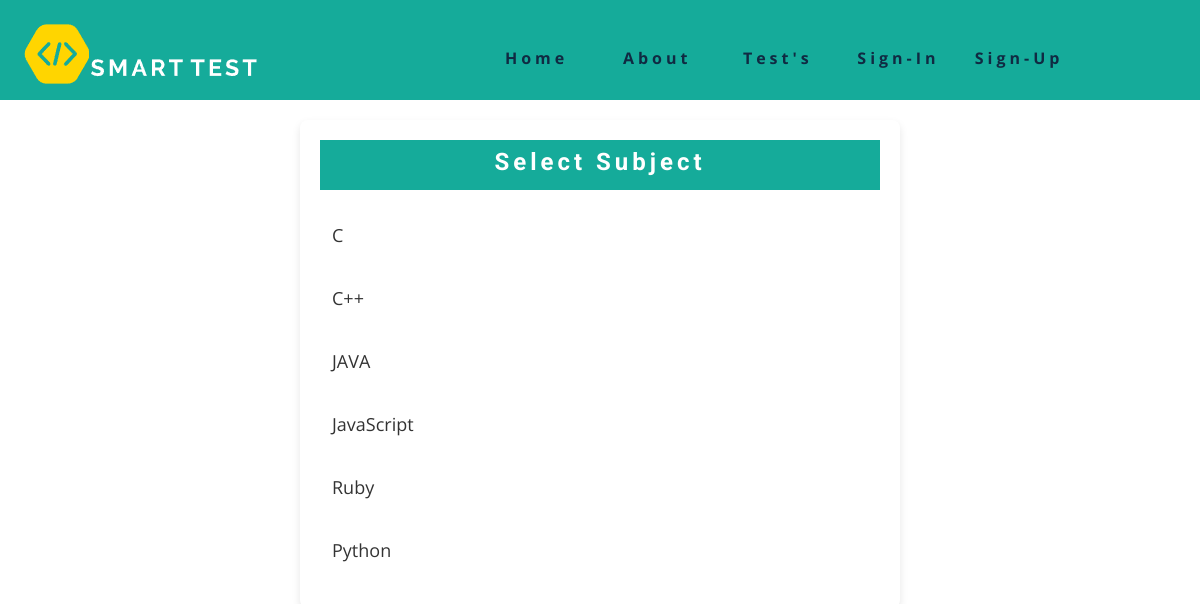
Page /startquiz.php on the committed database.
### tables this page shows
CREATE TABLE `subjects` (
  `subject_id` int(11) NOT NULL,
  `subject_name` varchar(100) NOT NULL,
  `subject_code` varchar(50) NOT NULL
);

### startquiz.php (the view, shortened to what this page needs)
<?php
include("header.php");
include("connect.php");
$sql_subjects = "SELECT * FROM subjects";
$result_subjects = $conn->query($sql_subjects);
?>
<!DOCTYPE html>
<html lang="en">
<head>
</head>
<body>
    <div class="start-cont">
            <h2>Select Subject</h2>
            <ul>
                <?php
                if ($result_subjects->num_rows > 0) {
                    while ($row = $result_subjects->fetch_assoc()) {
                        echo "<li><a href='select_test_type.php?subject_id=" . $row['subject_id'] . "'>" . $row['subject_name'] . "</a></li>";
                    }
                } else {
                    echo "No subjects found.";
                }
                ?>
            </ul>
    </div>
</body>
</html>

### css/styles.css (style rules this page uses)
:root { --clr-primary-1: hsl(43, 86%, 17%); --clr-primary-2: hsl(43, 77%, 27%); --clr-primary-3: hsl(43, 72%, 37%); --clr-primary-4: hsl(42, 63%, 48%); --clr-primary-5: hsl(42, 78%, 60%); --clr-primary-6: hsl(43, 89%, 70%); --clr-primary-7: hsl(43, 90%, 76%); --clr-primary-8: hsl(45, 86%, 81%); --clr-primary-9: hsl(45, 90%, 88%); --clr-primary-10: hsl(45, 100%, 96%); --clr-grey-1: hsl(209, 61%, 16%); --clr-grey-2: hsl(211, 39%, 23%); --clr-grey-3: hsl(209, 34%, 30%); --clr-grey-4: hsl(209, 28%, 39%); --clr-grey-5: hsl(210, 22%, 49%); --clr-grey-6: hsl(209, 23%, 60%); --clr-grey-7: hsl(211, 27%, 70%); --clr-grey-8: hsl(210, 31%, 80%); --clr-grey-9: hsl(212, 33%, 89%); --clr-grey-10: hsl(210, 36%, 96%); --clr-white: #fff; --ff-primary: 'Roboto', sans-serif; --ff-secondary: 'Open Sans', sans-serif; --transition: all 0.3s linear; --spacing: 0.25rem; --radius: 0.5rem; --light-shadow: 0 5px 15px rgba(0, 0, 0, 0.1); --dark-shadow: 0 5px 15px rgba(0, 0, 0, 0.2); --max-width: 1170px; }
body { font-family: var(--ff-secondary); background: var(--clr-white); color: var(--clr-grey-1); line-height: 1.5; font-size: 0.875rem; }
ul { list-style-type: none; }
a { text-decoration: none; }
h1, h2, h3, h4 { letter-spacing: var(--spacing); text-transform: capitalize; line-height: 1.25; margin-bottom: 0.75rem; font-family: var(--ff-primary); }
h2 { font-size: 2rem; }
@media screen and (min-width: 800px) { h2 { font-size: 2.5rem; } }
@media screen and (min-width: 800px) { body { font-size: 1rem; } }
@media screen and (min-width: 800px) { h1, h2, h3, h4 { line-height: 1; } }

### startquiz.php (style rules this page uses)
.start-cont { border-radius: 8px; box-shadow: 0 4px 8px rgba(0, 0, 0, 0.1); padding: 20px; max-width: 600px; margin: 20px auto; }
.start-cont h2 { background-color: #15AB9A; height: 50px; padding: 10px 12px; font-size: 24px; color: white; margin-bottom: 20px; text-align: center; }
.start-cont ul { list-style: none; padding: 0; margin: 0; }
.start-cont ul li { margin-bottom: 12px; }
.start-cont ul li a { display: block; padding: 12px; border-radius: 6px; background-color: #ffffff; text-decoration: none; color: #333333; font-size: 18px; transition: background-color 0.3s ease; }

### rows in the picture
subjects: subject_name "C"
subjects: subject_name "C++"
subjects: subject_name "JAVA"
subjects: subject_name "JavaScript"
subjects: subject_name "Ruby"
subjects: subject_name "Python"
